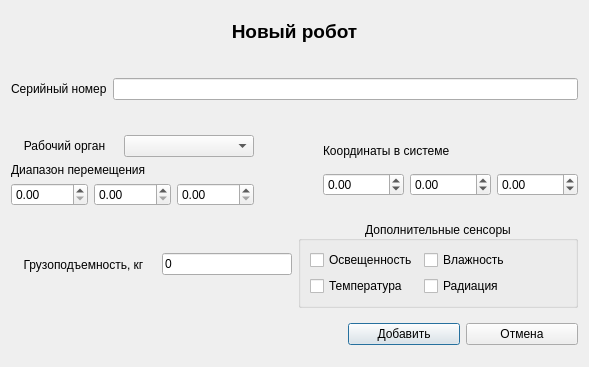
<?xml version="1.0" encoding="UTF-8"?>
<ui version="4.0">
 <class>DialogAddRobot</class>
 <widget class="QDialog" name="DialogAddRobot">
  <property name="geometry">
   <rect>
    <x>0</x>
    <y>0</y>
    <width>589</width>
    <height>367</height>
   </rect>
  </property>
  <property name="windowTitle">
   <string>Добавление робота в систему</string>
  </property>
  <layout class="QVBoxLayout" name="verticalLayout_4">
   <item>
    <widget class="QLabel" name="labelTitulAddRobot">
     <property name="sizePolicy">
      <sizepolicy hsizetype="Preferred" vsizetype="Fixed">
       <horstretch>0</horstretch>
       <verstretch>0</verstretch>
      </sizepolicy>
     </property>
     <property name="font">
      <font>
       <pointsize>14</pointsize>
       <weight>75</weight>
       <bold>true</bold>
      </font>
     </property>
     <property name="text">
      <string>Новый робот</string>
     </property>
     <property name="alignment">
      <set>Qt::AlignCenter</set>
     </property>
    </widget>
   </item>
   <item>
    <spacer name="verticalSpacer_2">
     <property name="orientation">
      <enum>Qt::Vertical</enum>
     </property>
     <property name="sizeType">
      <enum>QSizePolicy::Fixed</enum>
     </property>
     <property name="sizeHint" stdset="0">
      <size>
       <width>20</width>
       <height>20</height>
      </size>
     </property>
    </spacer>
   </item>
   <item>
    <layout class="QHBoxLayout" name="horizontalLayout_4">
     <item>
      <widget class="QLabel" name="labelSerialNumber">
       <property name="text">
        <string>Серийный номер</string>
       </property>
      </widget>
     </item>
     <item>
      <widget class="QLineEdit" name="lineSerialNumber"/>
     </item>
    </layout>
   </item>
   <item>
    <spacer name="verticalSpacer">
     <property name="orientation">
      <enum>Qt::Vertical</enum>
     </property>
     <property name="sizeType">
      <enum>QSizePolicy::Fixed</enum>
     </property>
     <property name="sizeHint" stdset="0">
      <size>
       <width>20</width>
       <height>20</height>
      </size>
     </property>
    </spacer>
   </item>
   <item>
    <layout class="QHBoxLayout" name="horizontalLayout_8">
     <item>
      <layout class="QVBoxLayout" name="verticalLayout_3">
       <item>
        <layout class="QHBoxLayout" name="horizontalLayout_3">
         <item>
          <widget class="QLabel" name="labelExecutiveUnit">
           <property name="text">
            <string>Рабочий орган</string>
           </property>
           <property name="alignment">
            <set>Qt::AlignCenter</set>
           </property>
          </widget>
         </item>
         <item>
          <widget class="QComboBox" name="comboBoxExecutiveUnit">
           <property name="sizePolicy">
            <sizepolicy hsizetype="Fixed" vsizetype="Fixed">
             <horstretch>0</horstretch>
             <verstretch>0</verstretch>
            </sizepolicy>
           </property>
           <property name="minimumSize">
            <size>
             <width>130</width>
             <height>0</height>
            </size>
           </property>
          </widget>
         </item>
        </layout>
       </item>
       <item>
        <layout class="QVBoxLayout" name="verticalLayout_2">
         <item>
          <widget class="QLabel" name="labelRange">
           <property name="text">
            <string>Диапазон перемещения</string>
           </property>
          </widget>
         </item>
         <item>
          <layout class="QHBoxLayout" name="horizontalLayout_7">
           <item>
            <widget class="QDoubleSpinBox" name="doubleSpinBoxRangeX">
             <property name="maximum">
              <double>99999.990000000005239</double>
             </property>
            </widget>
           </item>
           <item>
            <widget class="QDoubleSpinBox" name="doubleSpinBoxRangeY">
             <property name="maximum">
              <double>99999.990000000005239</double>
             </property>
            </widget>
           </item>
           <item>
            <widget class="QDoubleSpinBox" name="doubleSpinBoxRangeZ">
             <property name="maximum">
              <double>99999.990000000005239</double>
             </property>
            </widget>
           </item>
          </layout>
         </item>
        </layout>
       </item>
      </layout>
     </item>
     <item>
      <spacer name="horizontalSpacer_2">
       <property name="orientation">
        <enum>Qt::Horizontal</enum>
       </property>
       <property name="sizeHint" stdset="0">
        <size>
         <width>40</width>
         <height>20</height>
        </size>
       </property>
      </spacer>
     </item>
     <item>
      <layout class="QVBoxLayout" name="verticalLayout">
       <item>
        <widget class="QLabel" name="label">
         <property name="sizePolicy">
          <sizepolicy hsizetype="Preferred" vsizetype="Fixed">
           <horstretch>0</horstretch>
           <verstretch>0</verstretch>
          </sizepolicy>
         </property>
         <property name="text">
          <string>Координаты в системе</string>
         </property>
        </widget>
       </item>
       <item>
        <layout class="QHBoxLayout" name="horizontalLayout_6">
         <item>
          <widget class="QDoubleSpinBox" name="doubleSpinBoxPosX">
           <property name="minimum">
            <double>-99999.000000000000000</double>
           </property>
           <property name="maximum">
            <double>99999.990000000005239</double>
           </property>
          </widget>
         </item>
         <item>
          <widget class="QDoubleSpinBox" name="doubleSpinBoxPosY">
           <property name="minimum">
            <double>-99999.000000000000000</double>
           </property>
           <property name="maximum">
            <double>99999.990000000005239</double>
           </property>
          </widget>
         </item>
         <item>
          <widget class="QDoubleSpinBox" name="doubleSpinBoxPosZ">
           <property name="minimum">
            <double>-99999.000000000000000</double>
           </property>
           <property name="maximum">
            <double>99999.990000000005239</double>
           </property>
          </widget>
         </item>
        </layout>
       </item>
      </layout>
     </item>
    </layout>
   </item>
   <item>
    <layout class="QHBoxLayout" name="horizontalLayout_5">
     <item>
      <layout class="QHBoxLayout" name="horizontalLayout_2">
       <item>
        <widget class="QLabel" name="labelRobotCapacity">
         <property name="text">
          <string>Грузоподъемность, кг</string>
         </property>
         <property name="alignment">
          <set>Qt::AlignCenter</set>
         </property>
        </widget>
       </item>
       <item>
        <widget class="QLineEdit" name="lineRobotCapacity">
         <property name="sizePolicy">
          <sizepolicy hsizetype="Fixed" vsizetype="Fixed">
           <horstretch>0</horstretch>
           <verstretch>0</verstretch>
          </sizepolicy>
         </property>
         <property name="minimumSize">
          <size>
           <width>130</width>
           <height>0</height>
          </size>
         </property>
         <property name="text">
          <string>0</string>
         </property>
        </widget>
       </item>
      </layout>
     </item>
     <item>
      <widget class="QGroupBox" name="groupBox">
       <property name="sizePolicy">
        <sizepolicy hsizetype="Preferred" vsizetype="Fixed">
         <horstretch>0</horstretch>
         <verstretch>0</verstretch>
        </sizepolicy>
       </property>
       <property name="title">
        <string>Дополнительные сенсоры</string>
       </property>
       <property name="alignment">
        <set>Qt::AlignCenter</set>
       </property>
       <layout class="QFormLayout" name="formLayout">
        <item row="1" column="1">
         <widget class="QCheckBox" name="checkBoxWet">
          <property name="text">
           <string>Влажность</string>
          </property>
         </widget>
        </item>
        <item row="2" column="0">
         <widget class="QCheckBox" name="checkBoxTemperature">
          <property name="text">
           <string>Температура</string>
          </property>
         </widget>
        </item>
        <item row="2" column="1">
         <widget class="QCheckBox" name="checkBoxRadiation">
          <property name="text">
           <string>Радиация</string>
          </property>
         </widget>
        </item>
        <item row="1" column="0">
         <widget class="QCheckBox" name="checkBoxLight">
          <property name="text">
           <string>Освещенность</string>
          </property>
         </widget>
        </item>
       </layout>
      </widget>
     </item>
    </layout>
   </item>
   <item>
    <layout class="QHBoxLayout" name="horizontalLayout" stretch="6,2,2">
     <item>
      <spacer name="horizontalSpacer">
       <property name="orientation">
        <enum>Qt::Horizontal</enum>
       </property>
       <property name="sizeHint" stdset="0">
        <size>
         <width>40</width>
         <height>20</height>
        </size>
       </property>
      </spacer>
     </item>
     <item>
      <widget class="QPushButton" name="buttonAdd">
       <property name="text">
        <string>Добавить</string>
       </property>
      </widget>
     </item>
     <item>
      <widget class="QPushButton" name="buttonClose">
       <property name="text">
        <string>Отмена</string>
       </property>
      </widget>
     </item>
    </layout>
   </item>
  </layout>
 </widget>
 <resources/>
 <connections/>
</ui>
